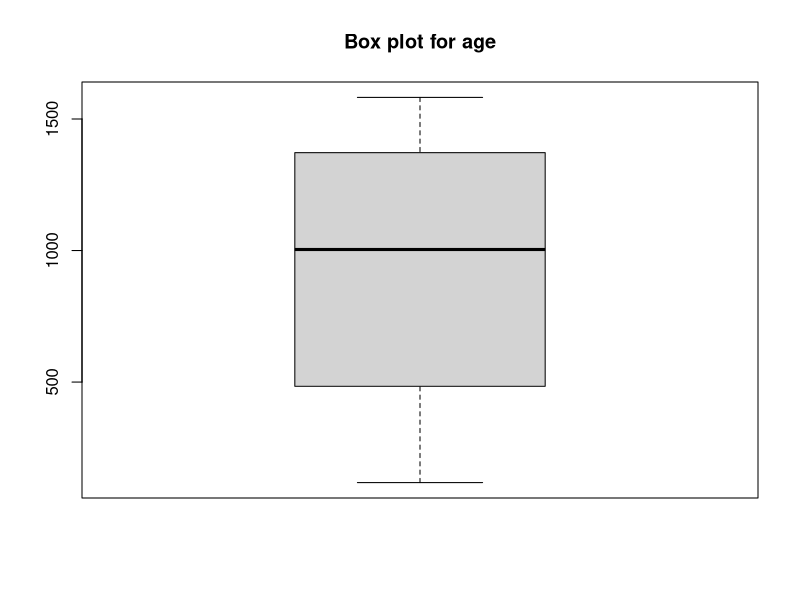
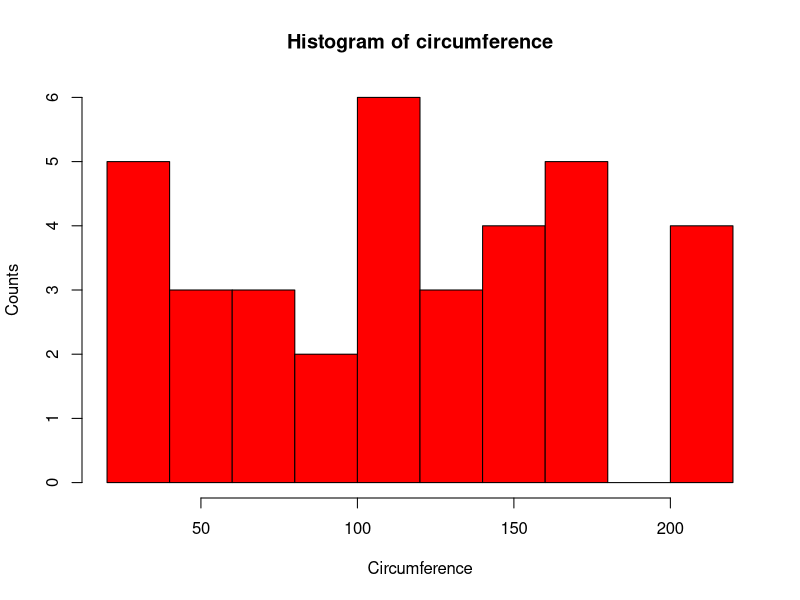
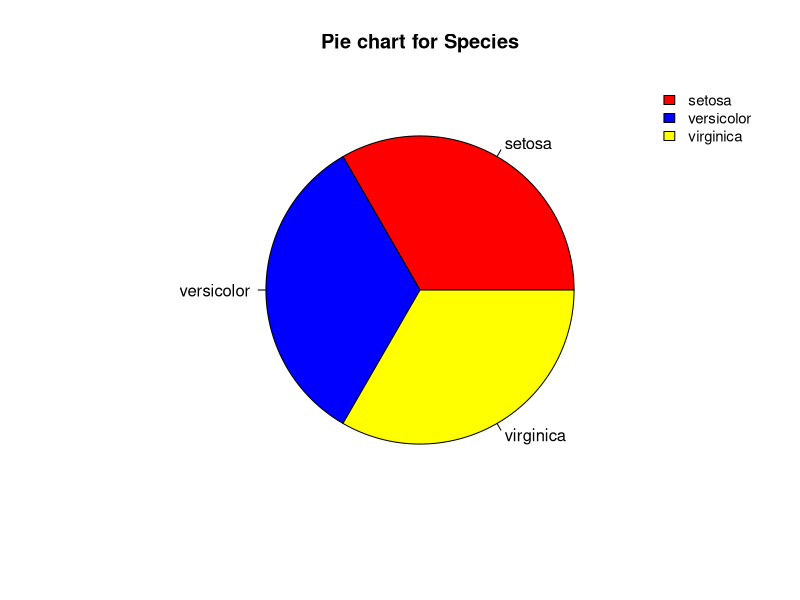
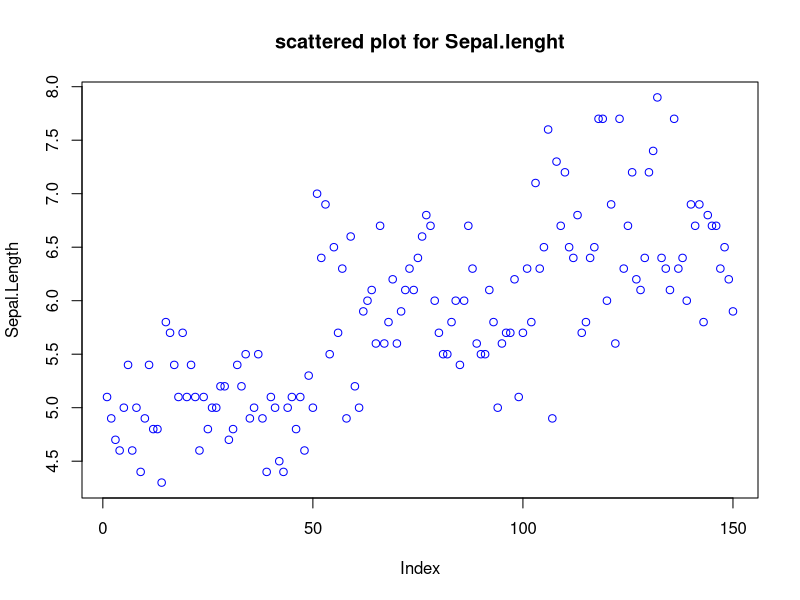
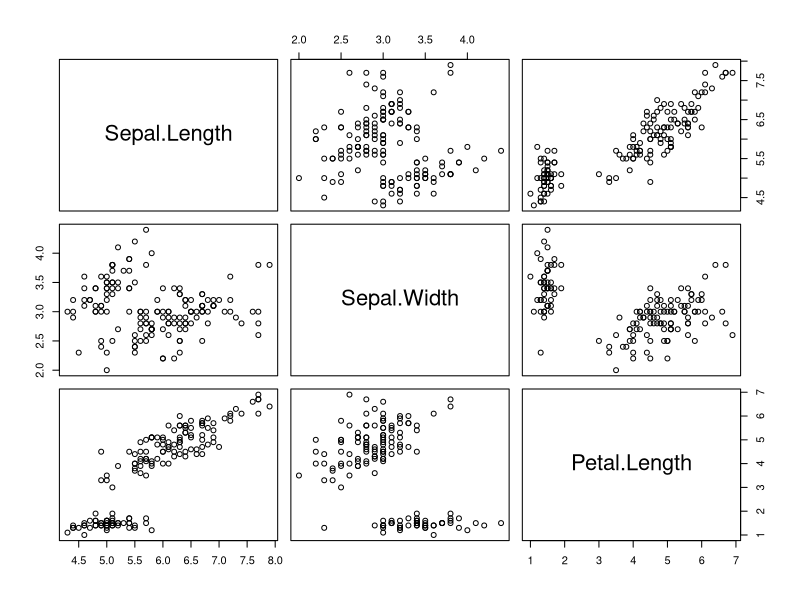

Source code (R) for these figures, in order:
########      FIRST DATA SET
Orange
head(Orange)
attach(Orange)


########  BOX PLOT
boxplot(age, main = "Box plot for age")

########  HISTOGRAM
hist(circumference, col="red", xlab = "Circumference", ylab = "Counts", cex=0.9)

########      SECOND DATA SET
iris
attach(iris)
data = table(Species)
data

#######  PIE CHART
pie(data, col = c("red","blue","yellow"), main = "Pie chart for Species")
legend("topright",c("setosa","versicolor","virginica"),cex=0.9,bty="n",fill=c("red","blue","yellow"))


########  SCATTERED PLOT
plot(Sepal.Length, col = "blue", main = "scattered plot for Sepal.lenght")

######### scattered plot matrix
data2 = data.frame(Sepal.Length, Sepal.Width, Petal.Length)
data2
plot(data2)
